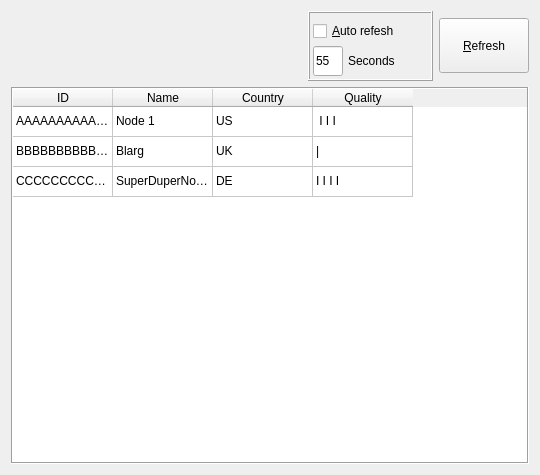
<?xml version="1.0" encoding="UTF-8"?>
<ui version="4.0">
 <class>main_node_explorer</class>
 <widget class="QWidget" name="main_node_explorer">
  <property name="geometry">
   <rect>
    <x>0</x>
    <y>0</y>
    <width>540</width>
    <height>475</height>
   </rect>
  </property>
  <property name="minimumSize">
   <size>
    <width>360</width>
    <height>280</height>
   </size>
  </property>
  <property name="windowTitle">
   <string>TOR-Util: Node Explorer</string>
  </property>
  <layout class="QGridLayout" name="gridLayout">
   <item row="1" column="0" colspan="3">
    <widget class="QTableWidget" name="table_node_table">
     <property name="minimumSize">
      <size>
       <width>0</width>
       <height>0</height>
      </size>
     </property>
     <property name="toolTip">
      <string>List of Nodes from TOR Daemon</string>
     </property>
     <property name="frameShape">
      <enum>QFrame::Box</enum>
     </property>
     <property name="editTriggers">
      <set>QAbstractItemView::NoEditTriggers</set>
     </property>
     <property name="selectionMode">
      <enum>QAbstractItemView::ExtendedSelection</enum>
     </property>
     <property name="selectionBehavior">
      <enum>QAbstractItemView::SelectRows</enum>
     </property>
     <property name="gridStyle">
      <enum>Qt::SolidLine</enum>
     </property>
     <property name="rowCount">
      <number>3</number>
     </property>
     <attribute name="horizontalHeaderVisible">
      <bool>true</bool>
     </attribute>
     <attribute name="verticalHeaderVisible">
      <bool>false</bool>
     </attribute>
     <row>
      <property name="text">
       <string>Node 1</string>
      </property>
     </row>
     <row>
      <property name="text">
       <string>Node 2</string>
      </property>
     </row>
     <row>
      <property name="text">
       <string>Node 3</string>
      </property>
     </row>
     <column>
      <property name="text">
       <string>ID</string>
      </property>
     </column>
     <column>
      <property name="text">
       <string>Name</string>
      </property>
     </column>
     <column>
      <property name="text">
       <string>Country</string>
      </property>
     </column>
     <column>
      <property name="text">
       <string>Quality</string>
      </property>
     </column>
     <item row="0" column="0">
      <property name="text">
       <string>AAAAAAAAAAAAAAAA</string>
      </property>
     </item>
     <item row="0" column="1">
      <property name="text">
       <string>Node 1</string>
      </property>
     </item>
     <item row="0" column="2">
      <property name="text">
       <string>US</string>
      </property>
     </item>
     <item row="0" column="3">
      <property name="text">
       <string> I I I</string>
      </property>
     </item>
     <item row="1" column="0">
      <property name="text">
       <string>BBBBBBBBBBBBBBBB</string>
      </property>
     </item>
     <item row="1" column="1">
      <property name="text">
       <string>Blarg</string>
      </property>
     </item>
     <item row="1" column="2">
      <property name="text">
       <string>UK</string>
      </property>
     </item>
     <item row="1" column="3">
      <property name="text">
       <string>|</string>
      </property>
     </item>
     <item row="2" column="0">
      <property name="text">
       <string>CCCCCCCCCCCCCCCCCC</string>
      </property>
     </item>
     <item row="2" column="1">
      <property name="text">
       <string>SuperDuperNode</string>
      </property>
     </item>
     <item row="2" column="2">
      <property name="text">
       <string>DE</string>
      </property>
     </item>
     <item row="2" column="3">
      <property name="text">
       <string>I I I I</string>
      </property>
     </item>
    </widget>
   </item>
   <item row="0" column="2">
    <widget class="QPushButton" name="button_refresh">
     <property name="minimumSize">
      <size>
       <width>90</width>
       <height>55</height>
      </size>
     </property>
     <property name="maximumSize">
      <size>
       <width>90</width>
       <height>55</height>
      </size>
     </property>
     <property name="text">
      <string>&amp;Refresh</string>
     </property>
     <property name="icon">
      <iconset theme="reload"/>
     </property>
    </widget>
   </item>
   <item row="0" column="1">
    <widget class="QFrame" name="frame_auto_refresh">
     <property name="sizePolicy">
      <sizepolicy hsizetype="Fixed" vsizetype="Fixed">
       <horstretch>0</horstretch>
       <verstretch>0</verstretch>
      </sizepolicy>
     </property>
     <property name="minimumSize">
      <size>
       <width>125</width>
       <height>70</height>
      </size>
     </property>
     <property name="maximumSize">
      <size>
       <width>125</width>
       <height>70</height>
      </size>
     </property>
     <property name="frameShape">
      <enum>QFrame::Box</enum>
     </property>
     <property name="frameShadow">
      <enum>QFrame::Raised</enum>
     </property>
     <widget class="QLineEdit" name="edit_refresh_timer">
      <property name="geometry">
       <rect>
        <x>5</x>
        <y>35</y>
        <width>30</width>
        <height>30</height>
       </rect>
      </property>
      <property name="sizePolicy">
       <sizepolicy hsizetype="Fixed" vsizetype="Fixed">
        <horstretch>0</horstretch>
        <verstretch>0</verstretch>
       </sizepolicy>
      </property>
      <property name="minimumSize">
       <size>
        <width>30</width>
        <height>30</height>
       </size>
      </property>
      <property name="maximumSize">
       <size>
        <width>30</width>
        <height>30</height>
       </size>
      </property>
      <property name="inputMethodHints">
       <set>Qt::ImhDigitsOnly|Qt::ImhNoPredictiveText|Qt::ImhPreferNumbers</set>
      </property>
      <property name="inputMask">
       <string>99</string>
      </property>
      <property name="text">
       <string>55</string>
      </property>
     </widget>
     <widget class="QCheckBox" name="check_auto_refresh">
      <property name="geometry">
       <rect>
        <x>5</x>
        <y>5</y>
        <width>111</width>
        <height>30</height>
       </rect>
      </property>
      <property name="toolTip">
       <string>Refersh Node list ever N Secons</string>
      </property>
      <property name="text">
       <string>&amp;Auto refesh</string>
      </property>
     </widget>
     <widget class="QLabel" name="label_refresh_seconds">
      <property name="geometry">
       <rect>
        <x>40</x>
        <y>35</y>
        <width>71</width>
        <height>30</height>
       </rect>
      </property>
      <property name="toolTip">
       <string>Time in Seconds Until Refresh</string>
      </property>
      <property name="text">
       <string>Seconds</string>
      </property>
     </widget>
    </widget>
   </item>
  </layout>
  <action name="action_refresh">
   <property name="text">
    <string>_refresh</string>
   </property>
  </action>
 </widget>
 <resources/>
 <connections>
  <connection>
   <sender>button_refresh</sender>
   <signal>clicked()</signal>
   <receiver>action_refresh</receiver>
   <slot>trigger()</slot>
   <hints>
    <hint type="sourcelabel">
     <x>485</x>
     <y>43</y>
    </hint>
    <hint type="destinationlabel">
     <x>-1</x>
     <y>-1</y>
    </hint>
   </hints>
  </connection>
 </connections>
</ui>
